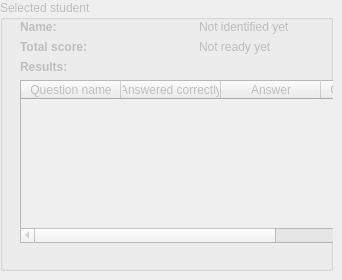
               <widget class="QWidget" name="selectedStudentPage" >
                <widget class="QGroupBox" name="VSSSelectedClientGroupBox" >
                 <property name="enabled" >
                  <bool>false</bool>
                 </property>
                 <property name="geometry" >
                  <rect>
                   <x>0</x>
                   <y>0</y>
                   <width>333</width>
                   <height>271</height>
                  </rect>
                 </property>
                 <property name="title" >
                  <string>Selected student</string>
                 </property>
                 <widget class="QWidget" name="VSSSelectedClientGridLayout" >
                  <property name="geometry" >
                   <rect>
                    <x>10</x>
                    <y>10</y>
                    <width>371</width>
                    <height>243</height>
                   </rect>
                  </property>
                  <layout class="QGridLayout" >
                   <property name="leftMargin" >
                    <number>10</number>
                   </property>
                   <property name="topMargin" >
                    <number>10</number>
                   </property>
                   <property name="rightMargin" >
                    <number>10</number>
                   </property>
                   <property name="bottomMargin" >
                    <number>10</number>
                   </property>
                   <property name="horizontalSpacing" >
                    <number>6</number>
                   </property>
                   <property name="verticalSpacing" >
                    <number>6</number>
                   </property>
                   <item row="4" column="0" >
                    <widget class="QTableWidget" name="VSSSCResultsTableWidget" >
                     <property name="statusTip" >
                      <string>The selected student's exam results</string>
                     </property>
                     <column>
                      <property name="text" >
                       <string>Question name</string>
                      </property>
                     </column>
                     <column>
                      <property name="text" >
                       <string>Answered correctly</string>
                      </property>
                     </column>
                     <column>
                      <property name="text" >
                       <string>Answer</string>
                      </property>
                     </column>
                     <column>
                      <property name="text" >
                       <string>Correct answer</string>
                      </property>
                     </column>
                    </widget>
                   </item>
                   <item row="2" column="0" >
                    <layout class="QHBoxLayout" >
                     <property name="spacing" >
                      <number>6</number>
                     </property>
                     <property name="leftMargin" >
                      <number>0</number>
                     </property>
                     <property name="topMargin" >
                      <number>0</number>
                     </property>
                     <property name="rightMargin" >
                      <number>0</number>
                     </property>
                     <property name="bottomMargin" >
                      <number>0</number>
                     </property>
                     <item>
                      <widget class="QLabel" name="VSSSC_label_2" >
                       <property name="text" >
                        <string>&lt;b>Total score:&lt;/b></string>
                       </property>
                       <property name="textFormat" >
                        <enum>Qt::RichText</enum>
                       </property>
                      </widget>
                     </item>
                     <item>
                      <widget class="QLabel" name="VSSSCScoreLabel" >
                       <property name="statusTip" >
                        <string>The selected student's total score</string>
                       </property>
                       <property name="text" >
                        <string>Not ready yet</string>
                       </property>
                      </widget>
                     </item>
                    </layout>
                   </item>
                   <item row="3" column="0" >
                    <widget class="QLabel" name="VSSSC_label_3" >
                     <property name="text" >
                      <string>&lt;b>Results:&lt;/b></string>
                     </property>
                     <property name="textFormat" >
                      <enum>Qt::RichText</enum>
                     </property>
                    </widget>
                   </item>
                   <item row="0" column="0" >
                    <layout class="QHBoxLayout" >
                     <property name="spacing" >
                      <number>6</number>
                     </property>
                     <property name="leftMargin" >
                      <number>0</number>
                     </property>
                     <property name="topMargin" >
                      <number>0</number>
                     </property>
                     <property name="rightMargin" >
                      <number>0</number>
                     </property>
                     <property name="bottomMargin" >
                      <number>0</number>
                     </property>
                     <item>
                      <widget class="QLabel" name="VSSSC_label_1" >
                       <property name="text" >
                        <string>&lt;b>Name:&lt;/b></string>
                       </property>
                       <property name="textFormat" >
                        <enum>Qt::RichText</enum>
                       </property>
                      </widget>
                     </item>
                     <item>
                      <widget class="QLabel" name="VSSSCNameLabel" >
                       <property name="statusTip" >
                        <string>The selected student's name</string>
                       </property>
                       <property name="text" >
                        <string>Not identified yet</string>
                       </property>
                      </widget>
                     </item>
                    </layout>
                   </item>
                  </layout>
                 </widget>
                </widget>
               </widget>
